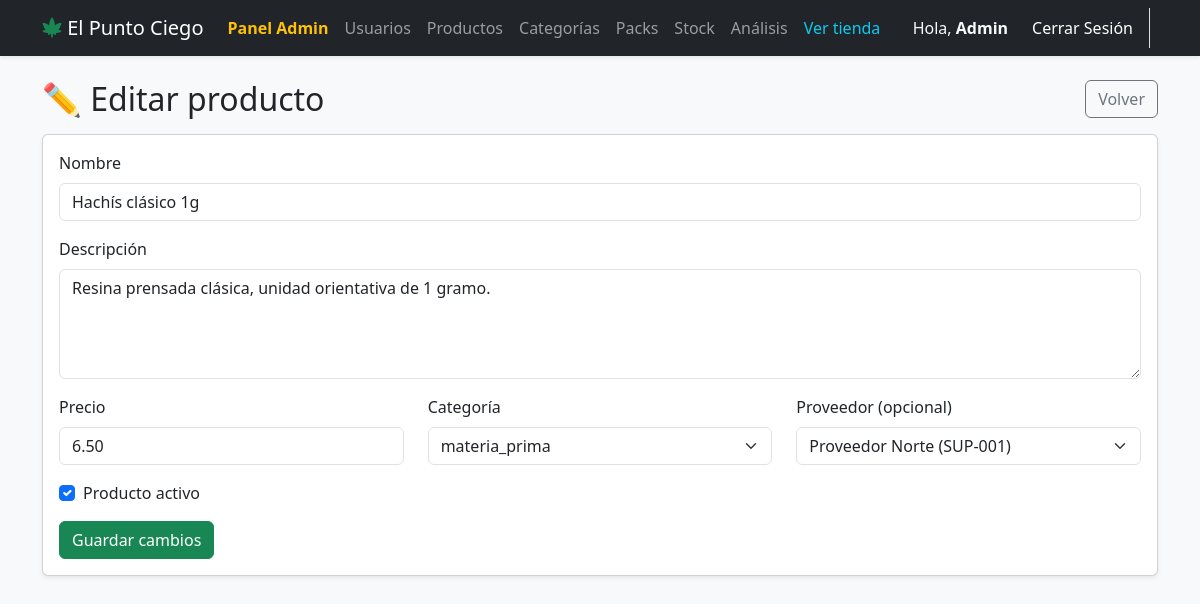
/index.php?c=admin_product&a=edit&id=2 (signed in), run on the app's committed database.
### tables this page shows
CREATE TABLE products (
    id INT AUTO_INCREMENT,
    category_id INT NOT NULL,
    supplier_id INT NULL,
    name VARCHAR(255) NOT NULL,
    description TEXT,
    price DECIMAL(10,2) NOT NULL,
    is_active TINYINT(1) NOT NULL DEFAULT 1,
    date_create DATETIME NOT NULL DEFAULT CURRENT_TIMESTAMP,
    last_date DATETIME NULL,
    CONSTRAINT pk_products PRIMARY KEY (id),
    CONSTRAINT fk_products_category
        FOREIGN KEY (category_id) REFERENCES categories(id)
        ON DELETE RESTRICT ON UPDATE CASCADE,
    CONSTRAINT fk_products_supplier
        FOREIGN KEY (supplier_id) REFERENCES suppliers(id)
        ON DELETE SET NULL ON UPDATE CASCADE
);

CREATE TABLE categories (
    id INT AUTO_INCREMENT,
    name VARCHAR(255) NOT NULL,
    parent_id INT NULL,
    image VARCHAR(255),
    tax_id INT NULL,
    date_create DATETIME NOT NULL DEFAULT CURRENT_TIMESTAMP,
    last_date DATETIME NULL,
    CONSTRAINT pk_categories PRIMARY KEY (id),
    CONSTRAINT fk_categories_parent
        FOREIGN KEY (parent_id) REFERENCES categories(id)
        ON DELETE SET NULL ON UPDATE CASCADE,
    CONSTRAINT fk_categories_tax
        FOREIGN KEY (tax_id) REFERENCES taxes(id)
        ON DELETE SET NULL ON UPDATE CASCADE
);

CREATE TABLE suppliers (
    id INT AUTO_INCREMENT,
    name VARCHAR(255) NOT NULL,
    code VARCHAR(50)  NOT NULL,
    email VARCHAR(255),
    phone VARCHAR(50),
    address VARCHAR(255),
    created_at DATETIME NOT NULL DEFAULT CURRENT_TIMESTAMP,
    CONSTRAINT pk_suppliers PRIMARY KEY (id),
    CONSTRAINT uq_suppliers_code UNIQUE (code)
);

### controller/admin_product_controller.php (called while the page is built, shortened)
<?php
require_once 'model/ProductModel.php';
require_once 'model/CategoryModel.php';
require_once 'model/SupplierModel.php';
class AdminProductController
{
    public function edit()
    {
        $id = (int)($_GET['id'] ?? 0);
        $productModel = new ProductModel();
        $product = $productModel->getById($id);
        $categoryModel = new CategoryModel();
        $supplierModel = new SupplierModel();
        $categories = $categoryModel->getAll();
        $suppliers  = $supplierModel->getAll();
        $mode = 'edit';
        require 'views/admin/products/form.php';
        require 'views/layouts/main.php';
    }
}

### model/conectaDB.php (called while the page is built, shortened)
<?php
class DB {
	protected static $instance;
	public static function getInstance() {
		if(empty(self::$instance)) {
			$db_info = array(
				"db_host" => "localhost",
				"db_port" => "3306",
				"db_user" => "root",
				"db_pass" => "",
				"db_name" => "el_punto_ciego"
            );
			try {
				self::$instance = new PDO("mysql:host=".$db_info['db_host'].';port='.$db_info['db_port'].';dbname='.$db_info['db_name'], $db_info['db_user'], $db_info['db_pass']);
				self::$instance->setAttribute(PDO::ATTR_ERRMODE, PDO::ERRMODE_SILENT);
				self::$instance->query('SET NAMES utf8');
				self::$instance->query('SET CHARACTER SET utf8');
			} catch(PDOException $error) {
				echo $error->getMessage();
			}
		}
		return self::$instance;
	}
}
?>

### model/ProductModel.php (called while the page is built, shortened)
<?php
require_once 'model/conectaDB.php';
class ProductModel {
    private $db;
    public function __construct() {
        $this->db = DB::getInstance();
    }
    public function getById($id) {
        $sql = "SELECT
                    p.*,
                    c.name AS category_name,
                    COALESCE(s.cantidad, 0) AS stock_qty,
                    t.name AS tax_name,
                    t.rate_iva AS tax_rate
                FROM products p
                INNER JOIN categories c ON p.category_id = c.id
                LEFT JOIN stock s ON s.product_id = p.id
                LEFT JOIN taxes t ON c.tax_id = t.id
                WHERE p.id = :id
                LIMIT 1";
        $stmt = $this->db->prepare($sql);
        $stmt->execute(['id' => (int)$id]);
        return $stmt->fetch(PDO::FETCH_ASSOC);
    }
}

### model/CategoryModel.php (called while the page is built, shortened)
<?php
require_once 'model/conectaDB.php';
class CategoryModel {
    private $db;
    public function __construct() {
        $this->db = DB::getInstance();
    }
    public function getAll(): array {
        $sql = "SELECT id, name, parent_id, image, tax_id
                FROM categories
                ORDER BY parent_id ASC, name ASC";
        $stmt = $this->db->prepare($sql);
        $stmt->execute();
        return $stmt->fetchAll(PDO::FETCH_ASSOC);
    }
}

### model/SupplierModel.php (called while the page is built)
<?php
require_once 'model/conectaDB.php';
class SupplierModel {
    private $db;
    public function __construct() { $this->db = DB::getInstance(); }
    public function getAll(): array {
        $sql = "SELECT id, name, code FROM suppliers ORDER BY name ASC";
        $stmt = $this->db->prepare($sql);
        $stmt->execute();
        return $stmt->fetchAll(PDO::FETCH_ASSOC);
    }
}

### views/admin/products/form.php (the view, shortened to what this page needs)
<?php
$isEdit = ($mode ?? '') === 'edit';
$action = $isEdit ? 'update' : 'store';
?>
<div class="d-flex justify-content-between align-items-center mb-3">
  <h2 class="mb-0"><?php echo $isEdit ? '✏️ Editar producto' : '➕ Nuevo producto'; ?></h2>
  <a class="btn btn-outline-secondary" href="index.php?c=admin_product&a=index">Volver</a>
</div>
<div class="card shadow-sm">
  <div class="card-body">
    <form method="POST" action="index.php?c=admin_product&a=<?php echo $action; ?>">
      <div class="mb-3">
        <label class="form-label">Nombre</label>
        <input type="text" name="name" class="form-control" required
               value="<?php echo htmlspecialchars($product['name'] ?? ''); ?>">
      </div>
      <div class="mb-3">
        <label class="form-label">Descripción</label>
        <textarea name="description" class="form-control" rows="4"><?php echo htmlspecialchars($product['description'] ?? ''); ?></textarea>
      </div>
      <div class="row">
        <div class="col-md-4 mb-3">
          <label class="form-label">Precio</label>
          <input type="number" step="0.01" min="0" name="price" class="form-control" required
                 value="<?php echo htmlspecialchars($product['price'] ?? '0'); ?>">
        </div>
        <div class="col-md-4 mb-3">
          <label class="form-label">Categoría</label>
          <select name="category_id" class="form-select" required>
            <?php foreach ($categories as $c): ?>
              <option value="<?php echo (int)$c['id']; ?>"
                <?php echo ((int)($product['category_id'] ?? 0) === (int)$c['id']) ? 'selected' : ''; ?>>
                <?php echo htmlspecialchars($c['name']); ?>
              </option>
            <?php endforeach; ?>
          </select>
        </div>
        <div class="col-md-4 mb-3">
          <label class="form-label">Proveedor (opcional)</label>
          <select name="supplier_id" class="form-select">
            <?php foreach ($suppliers as $s): ?>
              <option value="<?php echo (int)$s['id']; ?>"
                <?php echo ((int)($product['supplier_id'] ?? 0) === (int)$s['id']) ? 'selected' : ''; ?>>
                <?php echo htmlspecialchars($s['name']); ?> (<?php echo htmlspecialchars($s['code']); ?>)
              </option>
            <?php endforeach; ?>
          </select>
        </div>
      </div>
      <div class="form-check mb-3">
        <?php $checked = ((int)($product['is_active'] ?? 1) === 1) ? 'checked' : ''; ?>
        <input class="form-check-input" type="checkbox" name="is_active" id="is_active" <?php echo $checked; ?>>
        <label class="form-check-label" for="is_active">Producto activo</label>
      </div>
      <button class="btn btn-success"><?php echo $isEdit ? 'Guardar cambios' : 'Crear producto'; ?></button>
    </form>
  </div>
</div>

### public/css/styles.css (style rules this page uses)
.card { transition: transform .15s ease, box-shadow .15s ease; }

### data on the page
products: name "Hachís clásico 1g", description "Resina prensada clásica, unidad orientativa de 1 gramo.", price "6.50", category_id "materia_prima", supplier_id "Proveedor Norte (SUP-001)"

### other printed values
$_SESSION['user_name'] "Admin"
